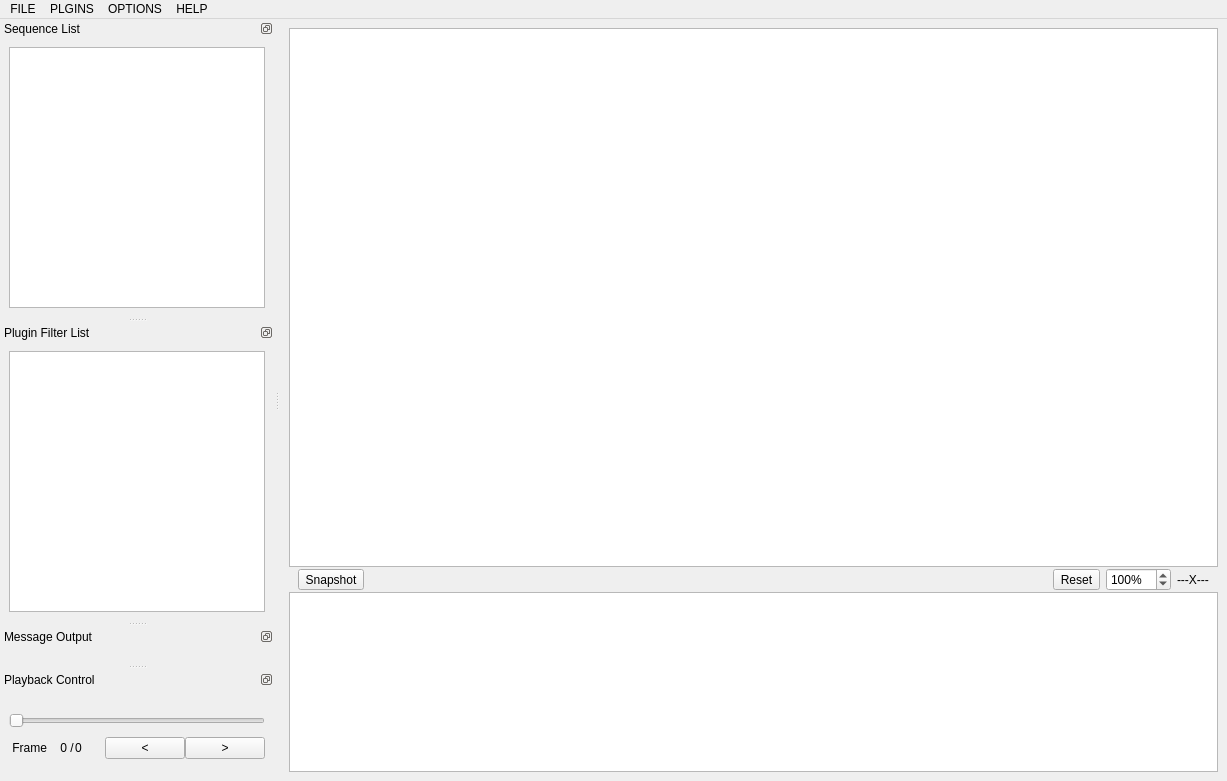
<?xml version="1.0" encoding="UTF-8"?>
<ui version="4.0">
 <class>MainWindow</class>
 <widget class="QMainWindow" name="MainWindow">
  <property name="geometry">
   <rect>
    <x>0</x>
    <y>0</y>
    <width>1227</width>
    <height>781</height>
   </rect>
  </property>
  <property name="windowTitle">
   <string>Gitl HEVC Analyzer</string>
  </property>
  <property name="windowIcon">
   <iconset>
    <normaloff>../../icons/main.ico</normaloff>../../icons/main.ico</iconset>
  </property>
  <property name="styleSheet">
   <string notr="true"/>
  </property>
  <widget class="QWidget" name="centralwidget">
   <layout class="QVBoxLayout" name="verticalLayout_2">
    <property name="spacing">
     <number>1</number>
    </property>
    <item>
     <widget class="QWidget" name="imageWidget" native="true">
      <layout class="QVBoxLayout" name="verticalLayout">
       <property name="spacing">
        <number>0</number>
       </property>
       <property name="leftMargin">
        <number>0</number>
       </property>
       <property name="topMargin">
        <number>0</number>
       </property>
       <property name="rightMargin">
        <number>0</number>
       </property>
       <property name="bottomMargin">
        <number>0</number>
       </property>
       <item>
        <widget class="FrameView" name="imageView">
         <property name="styleSheet">
          <string notr="true"/>
         </property>
        </widget>
       </item>
      </layout>
     </widget>
    </item>
    <item>
     <widget class="QWidget" name="widget" native="true">
      <layout class="QHBoxLayout" name="horizontalLayout">
       <property name="topMargin">
        <number>0</number>
       </property>
       <property name="bottomMargin">
        <number>0</number>
       </property>
       <item>
        <widget class="QToolButton" name="printScreenBtn">
         <property name="text">
          <string>Snapshot</string>
         </property>
        </widget>
       </item>
       <item>
        <spacer name="horizontalSpacer_4">
         <property name="orientation">
          <enum>Qt::Horizontal</enum>
         </property>
         <property name="sizeHint" stdset="0">
          <size>
           <width>40</width>
           <height>20</height>
          </size>
         </property>
        </spacer>
       </item>
       <item>
        <widget class="QToolButton" name="resetZoomBtn">
         <property name="whatsThis">
          <string>Zooming Reset</string>
         </property>
         <property name="text">
          <string>Reset</string>
         </property>
        </widget>
       </item>
       <item>
        <widget class="QSpinBox" name="zoomSpinBox">
         <property name="keyboardTracking">
          <bool>false</bool>
         </property>
         <property name="suffix">
          <string>%</string>
         </property>
         <property name="minimum">
          <number>10</number>
         </property>
         <property name="maximum">
          <number>1000</number>
         </property>
         <property name="value">
          <number>100</number>
         </property>
        </widget>
       </item>
       <item>
        <widget class="QLabel" name="resolutionInfoLabel">
         <property name="text">
          <string>---X---</string>
         </property>
        </widget>
       </item>
      </layout>
     </widget>
    </item>
    <item>
     <widget class="TimeLineView" name="timelineView">
      <property name="sizePolicy">
       <sizepolicy hsizetype="Expanding" vsizetype="Fixed">
        <horstretch>0</horstretch>
        <verstretch>0</verstretch>
       </sizepolicy>
      </property>
      <property name="minimumSize">
       <size>
        <width>0</width>
        <height>180</height>
       </size>
      </property>
      <property name="maximumSize">
       <size>
        <width>16777215</width>
        <height>180</height>
       </size>
      </property>
     </widget>
    </item>
   </layout>
  </widget>
  <widget class="QDockWidget" name="sequencesListDockWidget">
   <property name="styleSheet">
    <string notr="true"/>
   </property>
   <property name="floating">
    <bool>false</bool>
   </property>
   <property name="features">
    <set>QDockWidget::DockWidgetFloatable|QDockWidget::DockWidgetMovable</set>
   </property>
   <property name="windowTitle">
    <string>Sequence List</string>
   </property>
   <attribute name="dockWidgetArea">
    <number>1</number>
   </attribute>
   <widget class="QWidget" name="dockWidgetContents_2">
    <layout class="QVBoxLayout" name="verticalLayout_3">
     <item>
      <widget class="SequenceList" name="sequenceListWidget"/>
     </item>
    </layout>
   </widget>
  </widget>
  <widget class="QDockWidget" name="pluginFilterListDockWidget">
   <property name="sizePolicy">
    <sizepolicy hsizetype="Preferred" vsizetype="Minimum">
     <horstretch>0</horstretch>
     <verstretch>0</verstretch>
    </sizepolicy>
   </property>
   <property name="styleSheet">
    <string notr="true"/>
   </property>
   <property name="features">
    <set>QDockWidget::DockWidgetFloatable|QDockWidget::DockWidgetMovable</set>
   </property>
   <property name="windowTitle">
    <string>Plugin Filter List</string>
   </property>
   <attribute name="dockWidgetArea">
    <number>1</number>
   </attribute>
   <widget class="QWidget" name="dockWidgetContents_3">
    <layout class="QVBoxLayout" name="verticalLayout_6">
     <item>
      <widget class="PluginFilterList" name="listWidget"/>
     </item>
    </layout>
   </widget>
  </widget>
  <widget class="QDockWidget" name="msgDockWidget">
   <property name="sizePolicy">
    <sizepolicy hsizetype="Preferred" vsizetype="Maximum">
     <horstretch>0</horstretch>
     <verstretch>0</verstretch>
    </sizepolicy>
   </property>
   <property name="features">
    <set>QDockWidget::DockWidgetFloatable|QDockWidget::DockWidgetMovable</set>
   </property>
   <property name="windowTitle">
    <string>Message Output</string>
   </property>
   <attribute name="dockWidgetArea">
    <number>1</number>
   </attribute>
   <widget class="QWidget" name="dockWidgetContents_5">
    <layout class="QVBoxLayout" name="verticalLayout_5">
     <item>
      <widget class="MessageViewer" name="messageBrowser" native="true"/>
     </item>
    </layout>
   </widget>
  </widget>
  <widget class="QDockWidget" name="playbackDockWidget">
   <property name="features">
    <set>QDockWidget::DockWidgetFloatable|QDockWidget::DockWidgetMovable</set>
   </property>
   <property name="windowTitle">
    <string>Playback Control</string>
   </property>
   <attribute name="dockWidgetArea">
    <number>1</number>
   </attribute>
   <widget class="QWidget" name="dockWidgetContents_4">
    <layout class="QVBoxLayout" name="verticalLayout_7">
     <item>
      <layout class="QHBoxLayout" name="horizontalLayout_7">
       <property name="bottomMargin">
        <number>0</number>
       </property>
       <item>
        <layout class="QVBoxLayout" name="verticalLayout_4">
         <item>
          <widget class="QSlider" name="progressBar">
           <property name="minimumSize">
            <size>
             <width>0</width>
             <height>20</height>
            </size>
           </property>
           <property name="mouseTracking">
            <bool>true</bool>
           </property>
           <property name="pageStep">
            <number>1</number>
           </property>
           <property name="orientation">
            <enum>Qt::Horizontal</enum>
           </property>
          </widget>
         </item>
         <item>
          <layout class="QHBoxLayout" name="horizontalLayout_3">
           <property name="spacing">
            <number>0</number>
           </property>
           <item>
            <widget class="QLabel" name="frame">
             <property name="sizePolicy">
              <sizepolicy hsizetype="Fixed" vsizetype="Preferred">
               <horstretch>0</horstretch>
               <verstretch>0</verstretch>
              </sizepolicy>
             </property>
             <property name="text">
              <string> Frame</string>
             </property>
             <property name="margin">
              <number>1</number>
             </property>
            </widget>
           </item>
           <item>
            <widget class="QLabel" name="currentFrameNum">
             <property name="sizePolicy">
              <sizepolicy hsizetype="Fixed" vsizetype="Preferred">
               <horstretch>0</horstretch>
               <verstretch>0</verstretch>
              </sizepolicy>
             </property>
             <property name="minimumSize">
              <size>
               <width>20</width>
               <height>0</height>
              </size>
             </property>
             <property name="text">
              <string> 0</string>
             </property>
             <property name="alignment">
              <set>Qt::AlignRight|Qt::AlignTrailing|Qt::AlignVCenter</set>
             </property>
            </widget>
           </item>
           <item>
            <widget class="QLabel" name="label">
             <property name="sizePolicy">
              <sizepolicy hsizetype="Fixed" vsizetype="Preferred">
               <horstretch>0</horstretch>
               <verstretch>0</verstretch>
              </sizepolicy>
             </property>
             <property name="text">
              <string> /</string>
             </property>
            </widget>
           </item>
           <item>
            <widget class="QLabel" name="totalFrameNum">
             <property name="sizePolicy">
              <sizepolicy hsizetype="Fixed" vsizetype="Preferred">
               <horstretch>0</horstretch>
               <verstretch>0</verstretch>
              </sizepolicy>
             </property>
             <property name="minimumSize">
              <size>
               <width>30</width>
               <height>0</height>
              </size>
             </property>
             <property name="text">
              <string>0</string>
             </property>
             <property name="margin">
              <number>5</number>
             </property>
            </widget>
           </item>
           <item>
            <spacer name="horizontalSpacer_3">
             <property name="orientation">
              <enum>Qt::Horizontal</enum>
             </property>
             <property name="sizeHint" stdset="0">
              <size>
               <width>0</width>
               <height>0</height>
              </size>
             </property>
            </spacer>
           </item>
           <item>
            <widget class="QPushButton" name="previousFrame">
             <property name="text">
              <string> &lt; </string>
             </property>
            </widget>
           </item>
           <item>
            <widget class="QPushButton" name="nextFrame">
             <property name="sizePolicy">
              <sizepolicy hsizetype="Minimum" vsizetype="Fixed">
               <horstretch>0</horstretch>
               <verstretch>0</verstretch>
              </sizepolicy>
             </property>
             <property name="text">
              <string> &gt; </string>
             </property>
            </widget>
           </item>
          </layout>
         </item>
        </layout>
       </item>
      </layout>
     </item>
    </layout>
   </widget>
  </widget>
  <widget class="QMenuBar" name="menubar">
   <property name="geometry">
    <rect>
     <x>0</x>
     <y>0</y>
     <width>1227</width>
     <height>25</height>
    </rect>
   </property>
   <property name="nativeMenuBar">
    <bool>false</bool>
   </property>
   <widget class="QMenu" name="menuBitstream">
    <property name="title">
     <string>FILE</string>
    </property>
    <widget class="QMenu" name="menuOpen_HEVC_Bitstream">
     <property name="title">
      <string>Open Bitstream</string>
     </property>
     <addaction name="actionOpen_HEVC_Bitstream"/>
     <addaction name="actionOpen_VVC_Bitstream"/>
    </widget>
    <addaction name="menuOpen_HEVC_Bitstream"/>
    <addaction name="separator"/>
    <addaction name="actionExit"/>
   </widget>
   <widget class="QMenu" name="menuHelp">
    <property name="title">
     <string>HELP</string>
    </property>
    <addaction name="actionCheckUpdate"/>
    <addaction name="actionHelp"/>
    <addaction name="actionAbout"/>
   </widget>
   <widget class="QMenu" name="menuPlugins">
    <property name="title">
     <string>PLGINS</string>
    </property>
    <addaction name="actionReloadPluginsFilters"/>
   </widget>
   <widget class="QMenu" name="menuOptions">
    <property name="title">
     <string>OPTIONS</string>
    </property>
    <widget class="QMenu" name="menuThemes">
     <property name="title">
      <string>Themes</string>
     </property>
     <addaction name="defaultThemeAction"/>
     <addaction name="darkThemeAction"/>
    </widget>
    <addaction name="actionPreferences"/>
    <addaction name="menuThemes"/>
   </widget>
   <addaction name="menuBitstream"/>
   <addaction name="menuPlugins"/>
   <addaction name="menuOptions"/>
   <addaction name="menuHelp"/>
  </widget>
  <action name="actionHelp">
   <property name="text">
    <string>Online Manual</string>
   </property>
  </action>
  <action name="actionAbout">
   <property name="text">
    <string>About</string>
   </property>
  </action>
  <action name="actionExit">
   <property name="text">
    <string>Exit</string>
   </property>
  </action>
  <action name="actionCheckUpdate">
   <property name="enabled">
    <bool>false</bool>
   </property>
   <property name="text">
    <string>Check for update</string>
   </property>
  </action>
  <action name="actionReloadPluginsFilters">
   <property name="text">
    <string>Reload Plugins Filters</string>
   </property>
  </action>
  <action name="actionPreferences">
   <property name="text">
    <string>Preferences</string>
   </property>
  </action>
  <action name="defaultThemeAction">
   <property name="checkable">
    <bool>true</bool>
   </property>
   <property name="checked">
    <bool>true</bool>
   </property>
   <property name="text">
    <string>Default</string>
   </property>
  </action>
  <action name="darkThemeAction">
   <property name="checkable">
    <bool>true</bool>
   </property>
   <property name="text">
    <string>Dark</string>
   </property>
  </action>
  <action name="actionTest">
   <property name="text">
    <string>test</string>
   </property>
  </action>
  <action name="actionOpen_HEVC_Bitstream">
   <property name="text">
    <string>Open HEVC Bitstream</string>
   </property>
  </action>
  <action name="actionOpen_VVC_Bitstream">
   <property name="text">
    <string>Open VVC Bitstream</string>
   </property>
  </action>
 </widget>
 <customwidgets>
  <customwidget>
   <class>FrameView</class>
   <extends>QGraphicsView</extends>
   <header>views/frameview.h</header>
  </customwidget>
  <customwidget>
   <class>PluginFilterList</class>
   <extends>QListWidget</extends>
   <header>views/pluginfilterlist.h</header>
  </customwidget>
  <customwidget>
   <class>SequenceList</class>
   <extends>QListWidget</extends>
   <header>views/sequencelist.h</header>
  </customwidget>
  <customwidget>
   <class>MessageViewer</class>
   <extends>QWidget</extends>
   <header>views/messageviewer.h</header>
   <container>1</container>
  </customwidget>
  <customwidget>
   <class>TimeLineView</class>
   <extends>QGraphicsView</extends>
   <header>views/timelineview.h</header>
  </customwidget>
 </customwidgets>
 <resources/>
 <connections/>
</ui>
